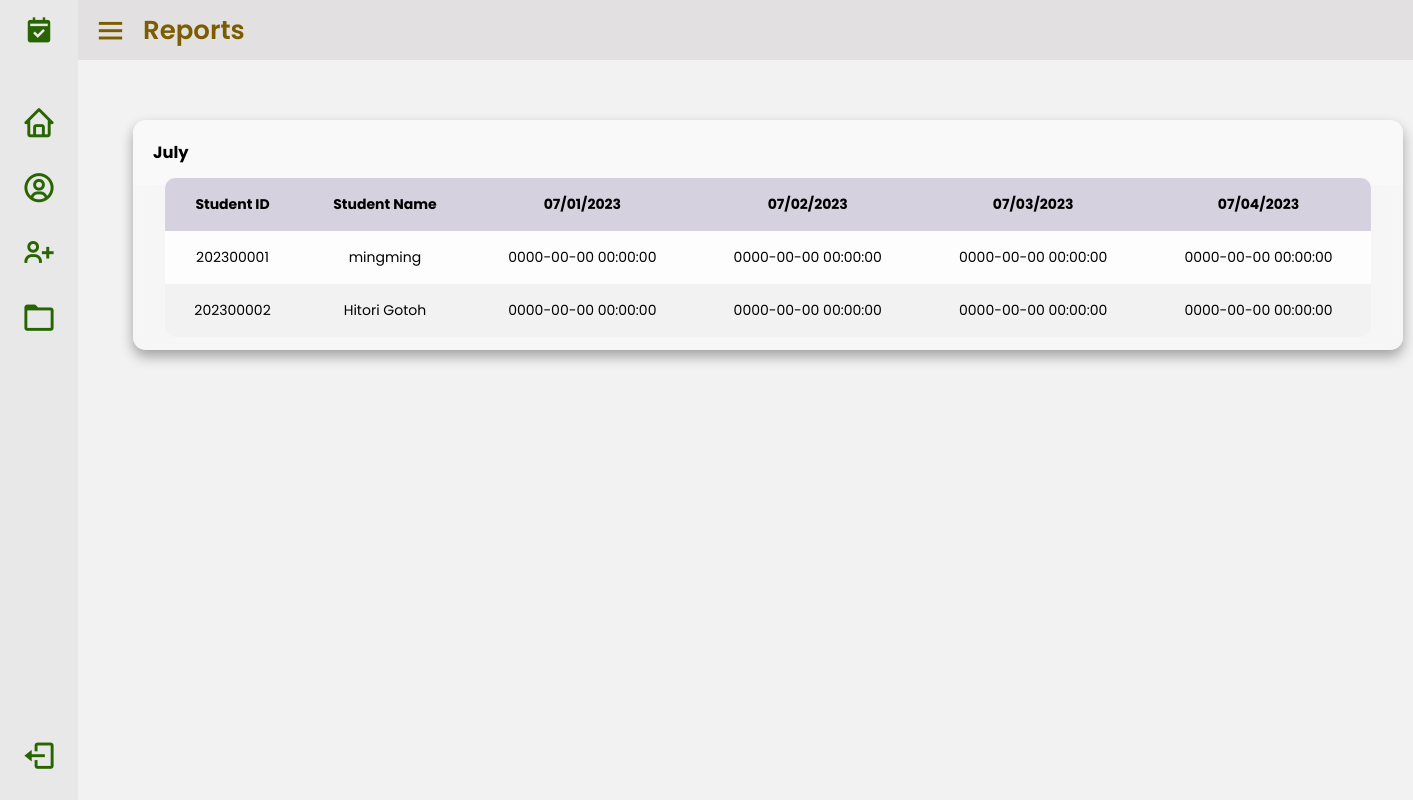
The app's page /reports.php with its own data.
### tables this page shows
CREATE TABLE `student_attendance` (
  `Student_id` bigint(20) NOT NULL,
  `name` varchar(255) NOT NULL,
  `day1` timestamp NOT NULL DEFAULT current_timestamp(),
  `day2` timestamp NOT NULL DEFAULT current_timestamp(),
  `day3` timestamp NOT NULL DEFAULT current_timestamp(),
  `day4` timestamp NOT NULL DEFAULT current_timestamp()
);

### reports.php (the view, shortened to what this page needs)
<!DOCTYPE html>
<html lang="en">
  <head>
    <link rel="stylesheet" href="sidebar.css" type="text/css" />
    <link rel="stylesheet" href="qrgenerator.css" />
    <link rel="stylesheet" href="https://unicons.iconscout.com/release/v4.0.0/css/line.css">
    <link
      href="https://unpkg.com/boxicons@2.0.7/css/boxicons.min.css"
      rel="stylesheet"
    />
    <link href="reports.css" rel="stylesheet" type="text/css" >
  </head>
  <body>
  <div class="sidebar close">
      <div class="logo-details">
        <i class='bx bxs-calendar-check' ></i>
      </div>
      <ul class="nav-links">
        <li>
          <a href="adminHome.php">
            <i class="bx bx-home"></i>
          </a>
        </li>
        <li>
          <div class="iocn-link">
            <a href="adminPage.php">
              <i class="bx bx-user-circle"></i>
            </a>
          </div>
        </li>
        <li>
          <div class="iocn-link">
            <a href="addNewPage.php">
              <i class='bx bx-user-plus'></i>
            </a>
          </div>
        </li>
        <li>
          <div class="iocn-link">
            <a href="reports.php">
              <i class="bx bx-folder"></i>
            </a>
          </div>
        </li>
        <li>
          <div class="profile-details">
            <a href="adminsignin.php">
              <i class="bx bx-log-out"></i>
            </a>
        </li>
        </div>
    <section class="home-section">
      <div class="home-content">
        <i class="bx bx-menu"></i>
        <a href="adminPage.php">
        <span class="text">Reports</span>
      </a>
      </div>
      <main class="table">
    <section class= "table__header"><h1>July</h1></section>
    <section class="table__body">
        <table>
            <thead>
                <tr>
                    <th>Student ID</th>
                    <th>Student Name</th>
                    <th>07/01/2023</th>
                    <th>07/02/2023</th>
                    <th>07/03/2023</th>
                    <th>07/04/2023</th>
                </tr>
            </thead>
                <tbody>
                            <?php
                            include "db_conn.php";
                            $sql= "SELECT Student_id, name, day1, day2, day3, day4 from Student_attendance" ;
                            $result = $conn-> query($sql);
                            if ($result-> num_rows > 0){
                                while ($row = $result-> fetch_assoc()){
                                    echo "<tr>
                                    <td>".$row["Student_id"] .      "</td>
                                    <td>".$row["name"] .            "</td>
                                    <td>".$row["day1"] .            "</td>
                                    <td>".$row["day3"] .            "</td>
                                    <td>".$row["day3"] .            "</td>
                                    <td>".$row["day4"] .            "</td>
                                    </tr>";
                                }
                                echo "</table>";
                            }
                            else {
                                echo "0 result";
                            }
                            ?>
    </section>
</main>
      </section>
  </body>
</html>

### sidebar.css (style rules this page uses)
* { margin: 0; padding: 0; box-sizing: border-box; font-family: "Poppins", sans-serif; }
body { height: 100%; background: #f2f2f2; }
.sidebar { position: fixed; top: 0; left: 0; height: 100%; width: 260px; background: #e8e8e8; z-index: 100; transition: all 0.5s ease; }
.sidebar.close { width: 78px; }
.sidebar .logo-details { height: 60px; width: 100%; display: flex; align-items: center; }
.sidebar .logo-details i { font-size: 30px; color: #286400; height: 50px; min-width: 78px; text-align: center; line-height: 50px; }
.sidebar .nav-links { height: 100%; padding: 30px 0 150px 0; overflow: auto; }
.sidebar.close .nav-links { overflow: visible; }
.sidebar .nav-links li { position: relative; list-style: none; transition: all 0.4s ease; }
.sidebar .nav-links li .iocn-link { display: flex; align-items: center; justify-content: space-between; }
.sidebar.close .nav-links li .iocn-link { display: block; }
.sidebar .nav-links li i { height: 65px; min-width: 78px; text-align: center; line-height: 65px; color: #286400; font-size: 35px; cursor: pointer; transition: all 0.3s ease; }
.sidebar .nav-links li a { display: flex; align-items: center; text-decoration: none; }
.sidebar .profile-details { position: fixed; bottom: 0; width: 260px; display: flex; align-items: center; justify-content: space-between; background: #e8e8e8; padding: 12px 0; transition: all 0.5s ease; }
.sidebar.close .profile-details { background: none; }
.sidebar.close .profile-details { width: 78px; }
.home-section { position: relative; background: #f2f2f2; height: 100vh; left: 260px; width: calc(100% - 260px); transition: all 0.5s ease; }
.sidebar.close ~ .home-section { left: 78px; width: calc(100% - 78px); }
.home-section .home-content { height: 60px; display: flex; align-items: center; }
.home-section .home-content .bx-menu, .home-section .home-content .text { color: #7b5c00; font-size: 35px; }
.home-section .home-content .bx-menu { margin: 0 15px; cursor: pointer; }
.home-section .home-content .text { font-size: 26px; font-weight: 600; }
.home-section .home-content { background: #e2e0e0; }
.home-section .home-content a { text-decoration: none; }

### qrgenerator.css (style rules this page uses)
body { background: #f2f2f2; font-family:'Lato', sans-serif; }

### reports.css (style rules this page uses)
* { font-family: "Poppins", sans-serif; }
body { font-size: 14px; background: #f2f2f2; }
main.table { width: 1270px; height: 600px; min-width: 100px; height: auto; background-color: #fff5; backdrop-filter: blur(7px); box-shadow: 0 0.4rem 0.8rem #0005; border-radius: 0.8rem; overflow: hidden; position: absolute; top: 120px; left: 55px; justify-content: center; align-items: center; }
.table__header { width: 100%; height: 20%; background-color: #fff4; padding-left: 20px; margin-bottom: -20px; padding-top: 20px; padding-bottom: 20px; display: flex; justify-content: space-between; align-items: center; }
.table__body { width: 95%; max-height: 500px; background-color: #fffb; margin: 0.8rem auto; border-radius: 10px; overflow: auto; overflow: overlay; overflow-y: scroll; }
table { width: 100%; }
table, th, td { border-collapse: collapse; padding: 1rem; text-align: center; }
thead th { position: sticky; top: 0; left: 0; background-color: #d5d1defe; cursor: pointer; text-transform: capitalize; }
tbody tr:nth-child(even) { background-color: #0000000b; }
tbody tr { --delay: 0.1s; transition: 0.5s ease-in-out var(--delay), background-color 0s; }
tbody tr td, tbody tr td p, tbody tr td img { transition: 0.2s ease-in-out; }
body { width: 100%; }

### records on screen
student_attendance: Student_id "202300001", name "mingming", day1 "0000-00-00 00:00:00", day3 "0000-00-00 00:00:00", day4 "0000-00-00 00:00:00"
student_attendance: Student_id "202300002", name "Hitori Gotoh", day1 "0000-00-00 00:00:00", day3 "0000-00-00 00:00:00", day4 "0000-00-00 00:00:00"
